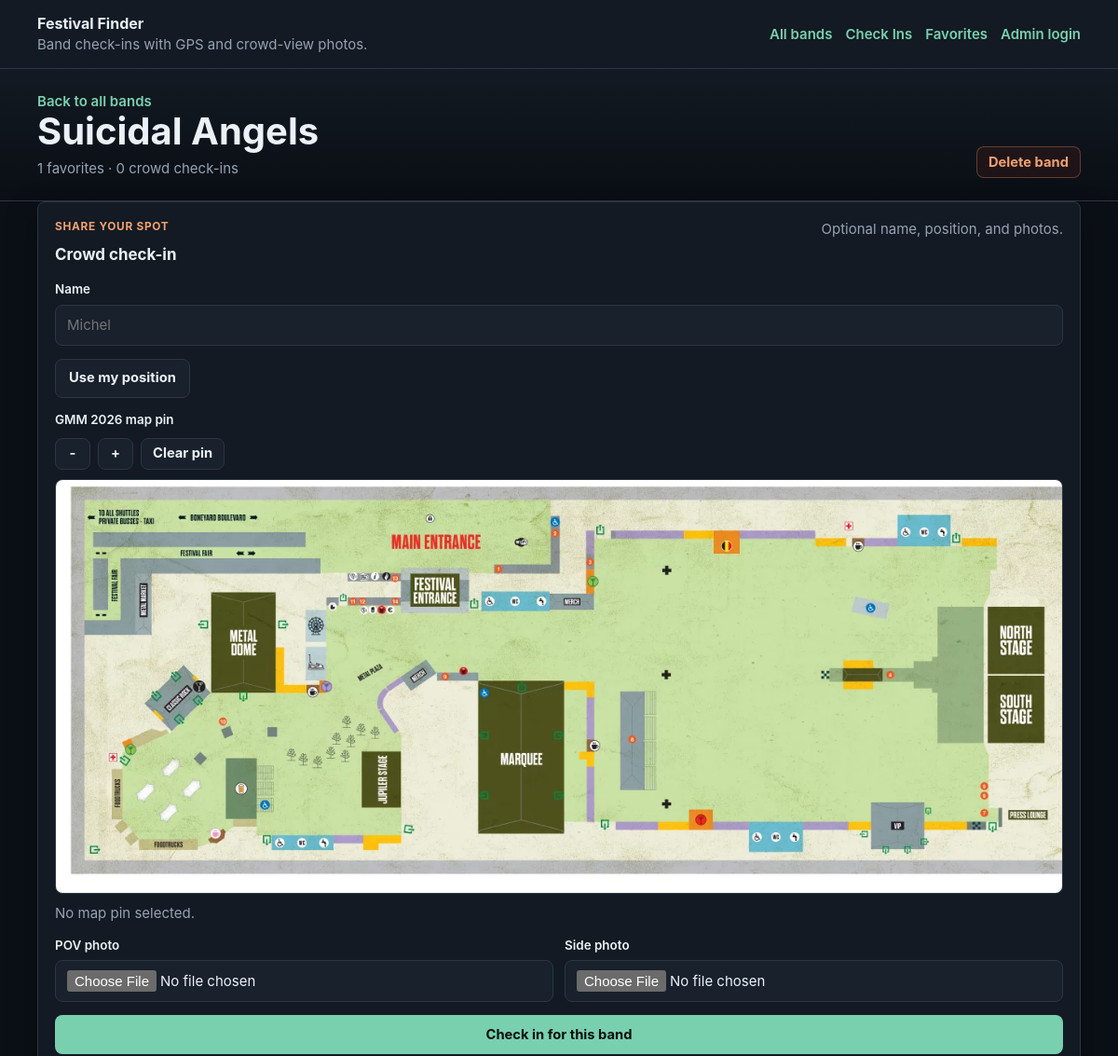
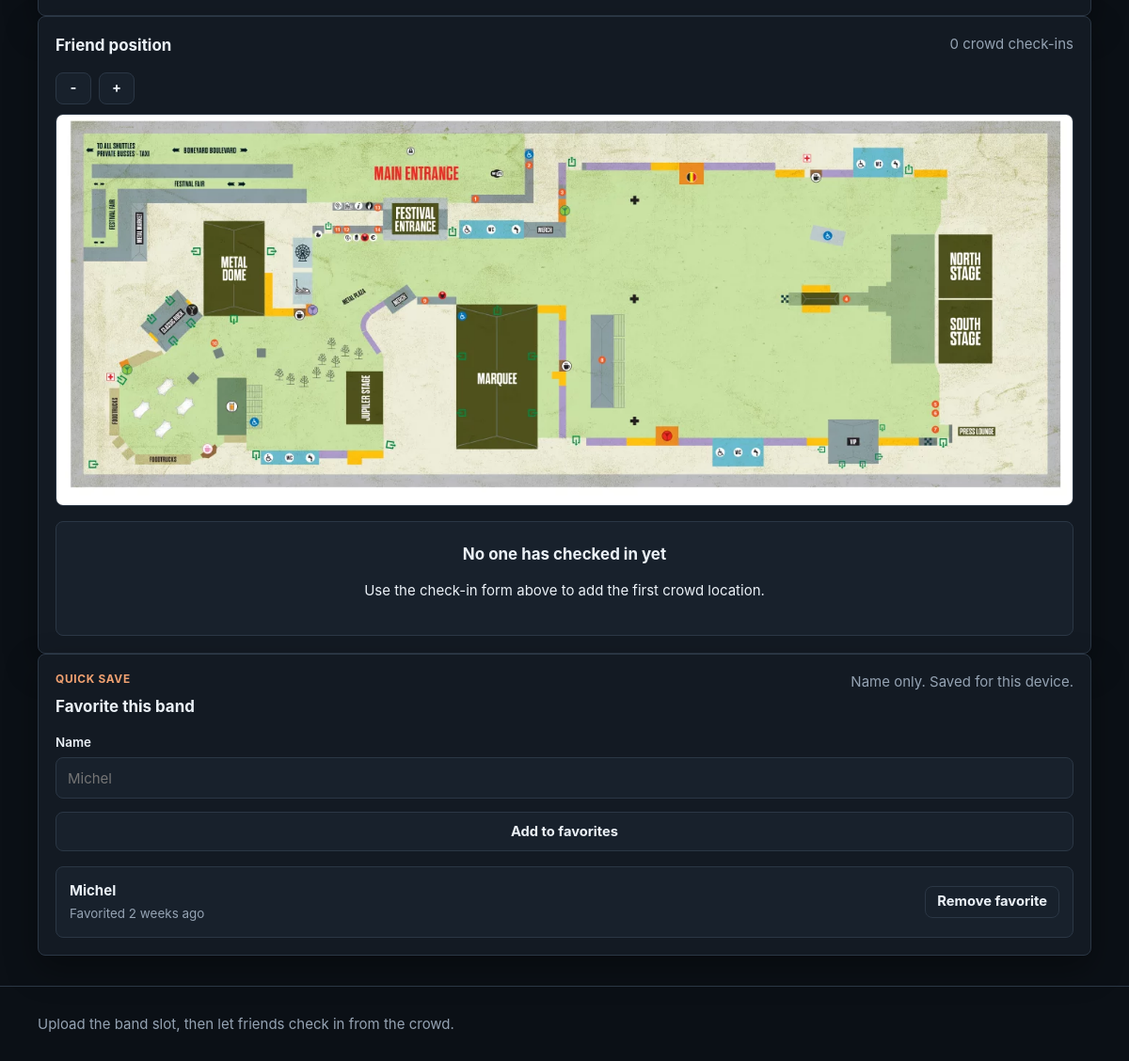
The page /bands/21 on the database as committed earlier (2 pictures, top to bottom).
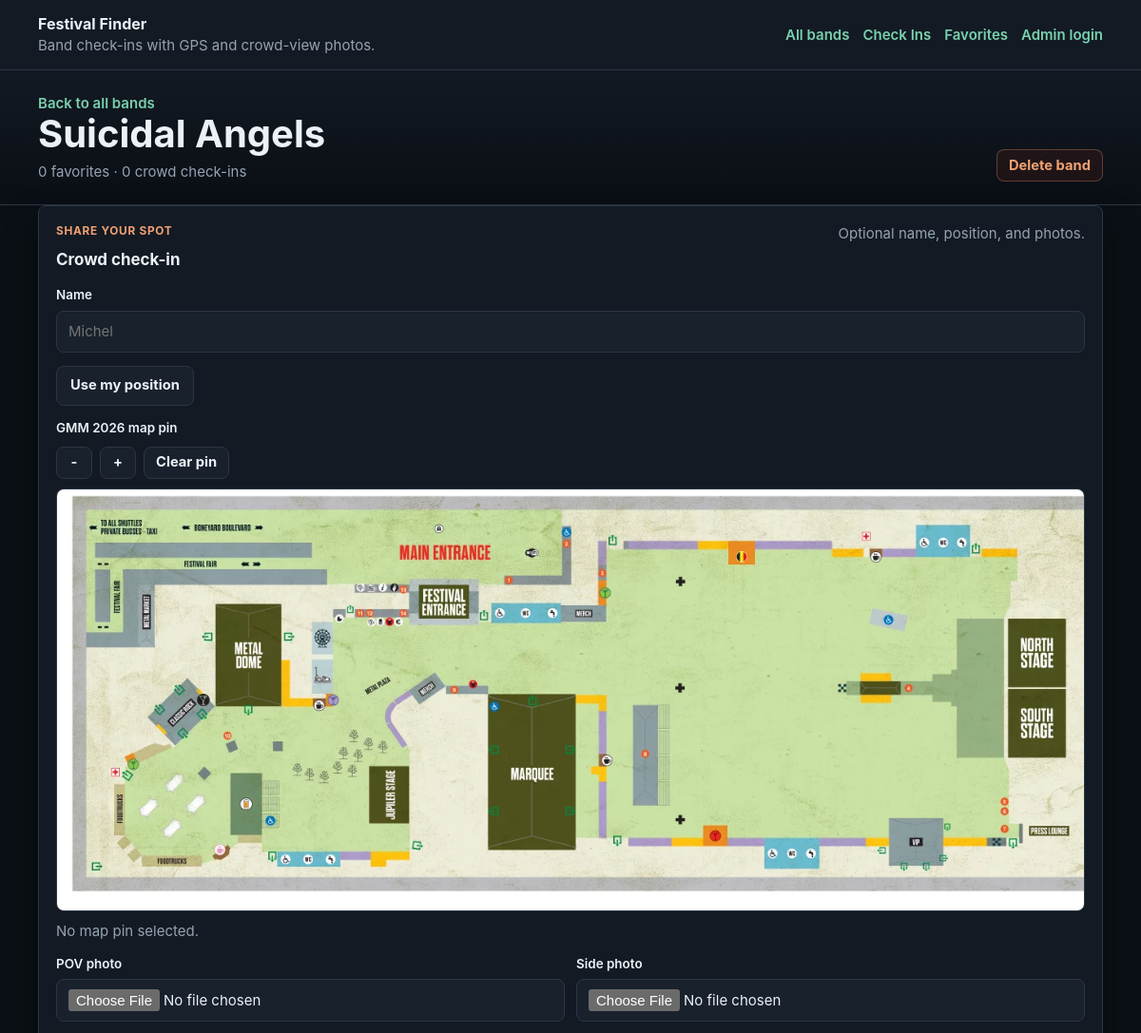
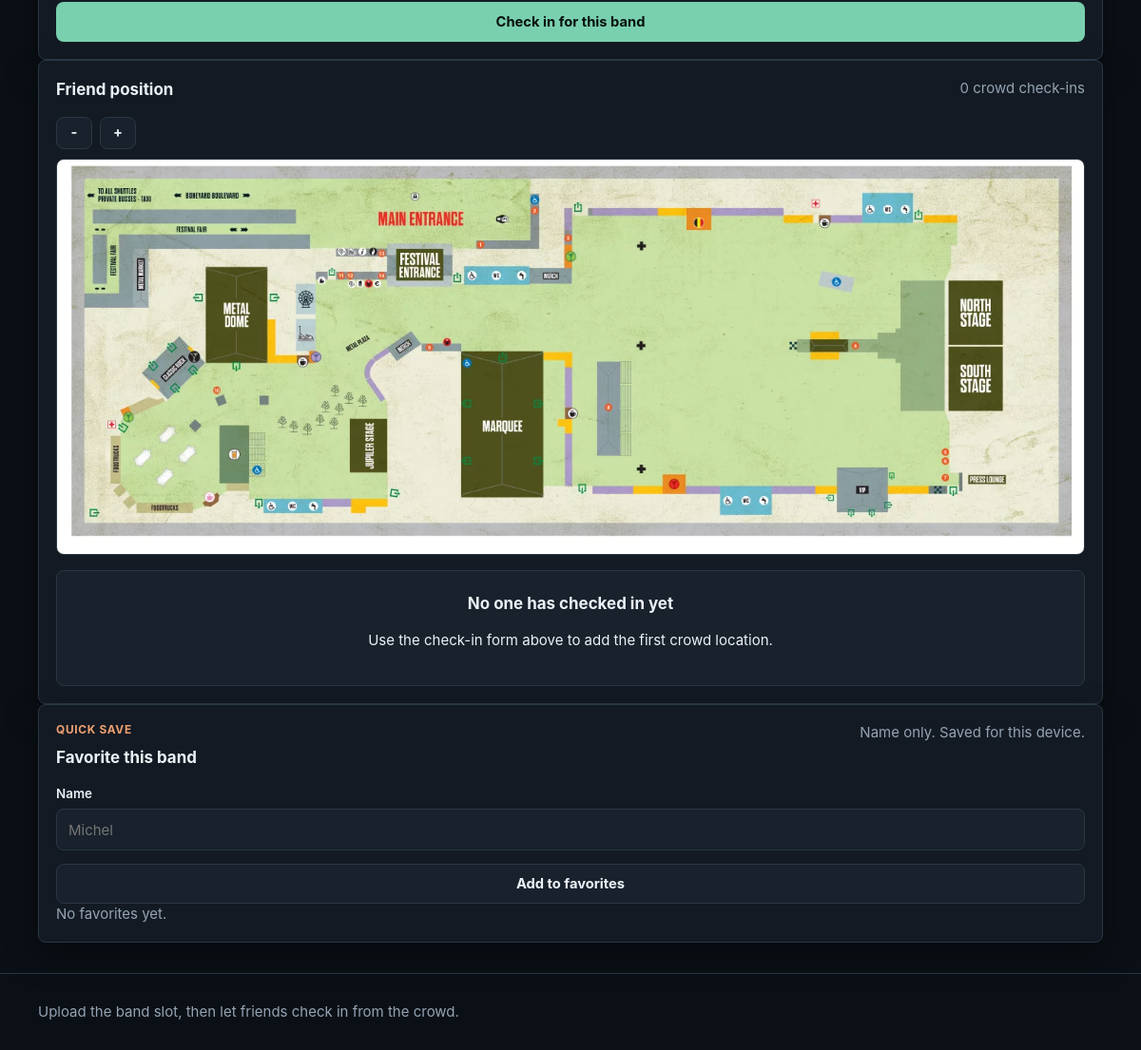
The same page on the database as committed later (2 pictures, top to bottom).
### tables this page shows
CREATE TABLE favorites (
    id INTEGER PRIMARY KEY AUTOINCREMENT,
    band_id INTEGER NOT NULL,
    display_name TEXT NOT NULL,
    created_at TEXT NOT NULL DEFAULT CURRENT_TIMESTAMP,
    FOREIGN KEY (band_id) REFERENCES bands (id) ON DELETE CASCADE
);

### app.py (the view)
    @app.get("/bands/<int:band_id>")
    def band_detail(band_id: int):
        band = get_band_or_404(band_id)
        attendees = get_db().execute(
            """
            SELECT *
            FROM attendees
            WHERE band_id = ?
            ORDER BY created_at DESC
            """,
            (band_id,),
        ).fetchall()
        favorites = get_db().execute(
            """
            SELECT *
            FROM favorites
            WHERE band_id = ?
            ORDER BY created_at DESC, id DESC
            """,
            (band_id,),
        ).fetchall()
        return render_template(
            "band_detail.html",
            band=band,
            attendees=attendees,
            favorites=favorites,
        )

### templates/band_detail.html (shortened to what the changed rows need)
{% extends "base.html" %}
{% block content %}
    <section class="detail-band">
        <div class="shell detail-band__inner detail-band__inner--simple">
            <div>
                <a class="back-link" href="{{ url_for('index') }}">Back to all bands</a>
                <h1>{{ band["band_name"] }}</h1>
                <p class="detail-band__meta">{{ band["favorite_count"] }} favorites · {{ band["attendee_count"] }} crowd check-ins</p>
            </div>
        </div>
    </section>
    <section class="shell detail-stack">
        <section class="section-panel">
            <div class="section-header">
                <div>
                    <h2>Crowd check-in</h2>
                </div>
            </div>
        </section>
        <section class="section-panel">
            <div class="section-header">
                <div>
                    <h2>Friend position</h2>
                </div>
            </div>
        </section>
        <section class="section-panel">
            <div class="section-header">
                <div>
                    <h2>Favorite this band</h2>
                </div>
                <p class="section-header__meta">Name only. Saved for this device.</p>
            </div>
            <form class="stack-form" method="post" action="{{ url_for('create_favorite', band_id=band['id']) }}">
                <label class="field">
                </label>
                <button class="secondary-button" type="submit">Add to favorites</button>
            </form>
            {% if favorites %}
                <div class="favorite-list">
                    {% for favorite in favorites %}
                        <article class="favorite-card">
                            <div class="favorite-card__copy">
                                <strong>{{ attendee_display_name(favorite["display_name"]) }}</strong>
                                <p class="favorite-card__meta">Favorited {{ favorite["created_at"] | relative_time }}</p>
                            </div>
                            {% if can_manage_favorite(favorite['id']) %}
                                <form method="post" action="{{ url_for('delete_favorite', band_id=band['id'], favorite_id=favorite['id']) }}">
                                    <button class="secondary-button secondary-button--compact" type="submit">Remove favorite</button>
                                </form>
                            {% endif %}
                        </article>
                    {% endfor %}
                </div>
            {% else %}
                <p class="helper-text">No favorites yet.</p>
            {% endif %}
        </section>
    </section>
{% endblock %}

Rows that differ between the two databases and show on the page:
removed favorites: display_name "Michel", created_at|relative_time "2 weeks ago"
Other text that changed with them:
{{ band["favorite_count"] }}: "1" → "0"
text now shown: "No favorites yet."
